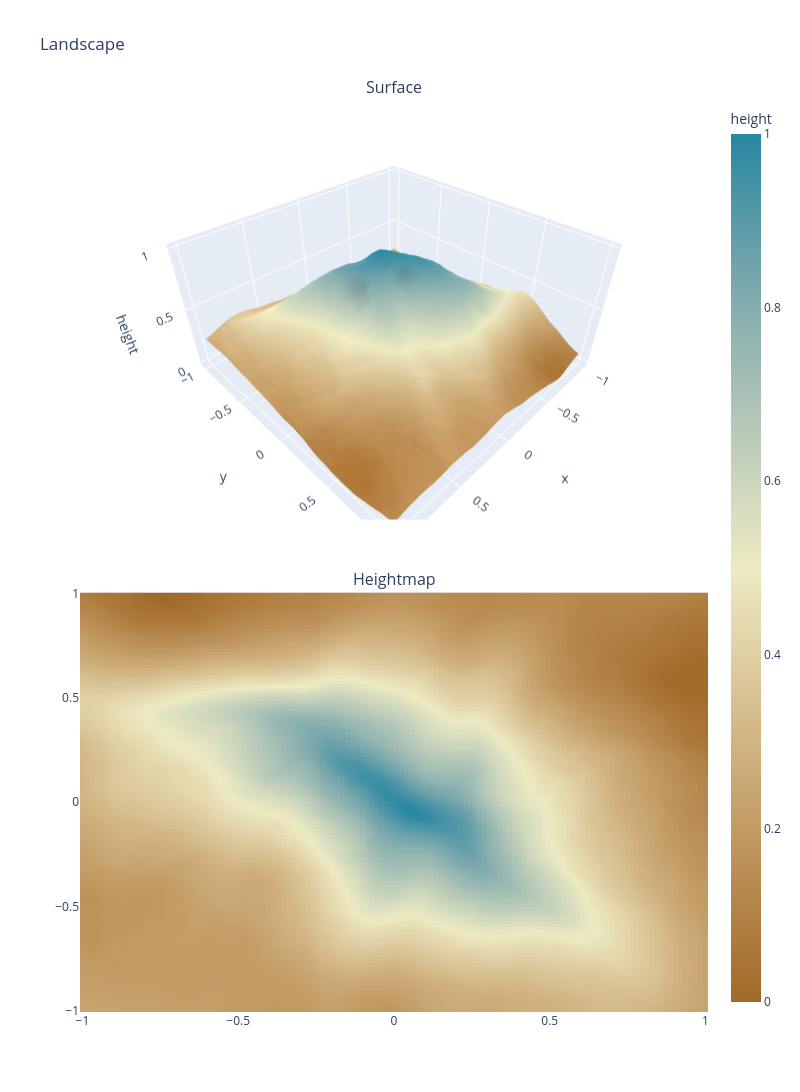
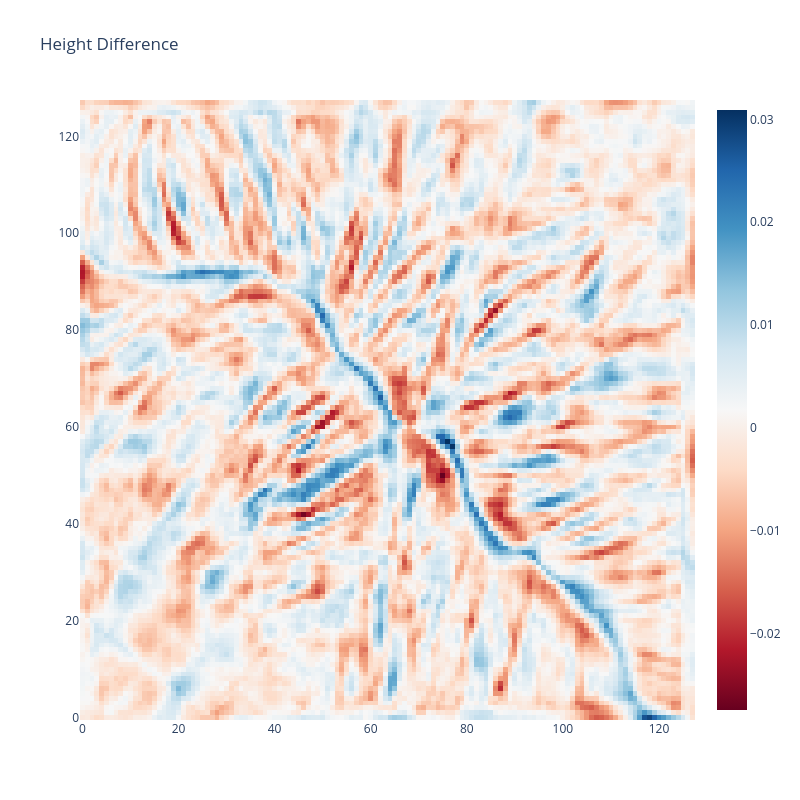

Notebook code for these charts, in order:
### Code cell
offset = (0, 0)
r = 1
x, y, xx, yy, rawheight = evaluate_on_grid(
    mountain_noise_train, offset, x_range=(-r, r), y_range=(-r, r)
)
train_norm_height = minmax_norm(rawheight * kernel)
plot_landscape(x, y, xx, yy, train_norm_height)

norm_eroded_height = minmax_norm(hydraulic_erosion(norm_height, seed=seed))
height_diff = norm_eroded_height - train_norm_height
plot_diff_heatmap(height_diff)

### Figure 1 — Plotly figure (JSON) as saved in the notebook; plotly's stock layout.template omitted (floating-point values rounded to 4 significant figures; data arrays with more than 128 entries replaced by an {"elided": "..."} marker saying what was removed)
{"data": [{"colorscale": [[0, "rgb(161, 105, 40)"], [0.1667, "rgb(189, 146, 90)"], [0.3333, "rgb(214, 189, 141)"], [0.5, "rgb(237, 234, 194)"], [0.6667, "rgb(181, 200, 184)"], [0.8333, "rgb(121, 167, 172)"], [1, "rgb(40, 135, 161)"]], "scene": "scene", "showscale": false, "type": "surface", "x": {"elided": "128x128 float values"}, "y": {"elided": "128x128 float values"}, "z": {"elided": "128x128 float values"}}, {"colorbar": {"title": {"text": "height"}}, "colorscale": [[0, "rgb(161, 105, 40)"], [0.1667, "rgb(189, 146, 90)"], [0.3333, "rgb(214, 189, 141)"], [0.5, "rgb(237, 234, 194)"], [0.6667, "rgb(181, 200, 184)"], [0.8333, "rgb(121, 167, 172)"], [1, "rgb(40, 135, 161)"]], "type": "heatmap", "x": [-1.0, -0.9843, -0.9685, -0.9528, -0.937, -0.9213, -0.9055, -0.8898, -0.874, -0.8583, -0.8425, -0.8268, -0.811, -0.7953, -0.7795, -0.7638, -0.748, -0.7323, -0.7165, -0.7008, -0.685, -0.6693, -0.6535, -0.6378, -0.622, -0.6063, -0.5906, -0.5748, -0.5591, -0.5433, -0.5276, -0.5118, -0.4961, -0.4803, -0.4646, -0.4488, -0.4331, -0.4173, -0.4016, -0.3858, -0.3701, -0.3543, -0.3386, -0.3228, -0.3071, -0.2913, -0.2756, -0.2598, -0.2441, -0.2283, -0.2126, -0.1969, -0.1811, -0.1654, -0.1496, -0.1339, -0.1181, -0.1024, -0.08661, -0.07087, -0.05512, -0.03937, -0.02362, -0.007874, 0.007874, 0.02362, 0.03937, 0.05512, 0.07087, 0.08661, 0.1024, 0.1181, 0.1339, 0.1496, 0.1654, 0.1811, 0.1969, 0.2126, 0.2283, 0.2441, 0.2598, 0.2756, 0.2913, 0.3071, 0.3228, 0.3386, 0.3543, 0.3701, 0.3858, 0.4016, 0.4173, 0.4331, 0.4488, 0.4646, 0.4803, 0.4961, 0.5118, 0.5276, 0.5433, 0.5591, 0.5748, 0.5906, 0.6063, 0.622, 0.6378, 0.6535, 0.6693, 0.685, 0.7008, 0.7165, 0.7323, 0.748, 0.7638, 0.7795, 0.7953, 0.811, 0.8268, 0.8425, 0.8583, 0.874, 0.8898, 0.9055, 0.9213, 0.937, 0.9528, 0.9685, 0.9843, 1.0], "xaxis": "x", "y": [-1.0, -0.9843, -0.9685, -0.9528, -0.937, -0.9213, -0.9055, -0.8898, -0.874, -0.8583, -0.8425, -0.8268, -0.811, -0.7953, -0.7795, -0.7638, -0.748, -0.7323, -0.7165, -0.7008, -0.685, -0.6693, -0.6535, -0.6378, -0.622, -0.6063, -0.5906, -0.5748, -0.5591, -0.5433, -0.5276, -0.5118, -0.4961, -0.4803, -0.4646, -0.4488, -0.4331, -0.4173, -0.4016, -0.3858, -0.3701, -0.3543, -0.3386, -0.3228, -0.3071, -0.2913, -0.2756, -0.2598, -0.2441, -0.2283, -0.2126, -0.1969, -0.1811, -0.1654, -0.1496, -0.1339, -0.1181, -0.1024, -0.08661, -0.07087, -0.05512, -0.03937, -0.02362, -0.007874, 0.007874, 0.02362, 0.03937, 0.05512, 0.07087, 0.08661, 0.1024, 0.1181, 0.1339, 0.1496, 0.1654, 0.1811, 0.1969, 0.2126, 0.2283, 0.2441, 0.2598, 0.2756, 0.2913, 0.3071, 0.3228, 0.3386, 0.3543, 0.3701, 0.3858, 0.4016, 0.4173, 0.4331, 0.4488, 0.4646, 0.4803, 0.4961, 0.5118, 0.5276, 0.5433, 0.5591, 0.5748, 0.5906, 0.6063, 0.622, 0.6378, 0.6535, 0.6693, 0.685, 0.7008, 0.7165, 0.7323, 0.748, 0.7638, 0.7795, 0.7953, 0.811, 0.8268, 0.8425, 0.8583, 0.874, 0.8898, 0.9055, 0.9213, 0.937, 0.9528, 0.9685, 0.9843, 1.0], "yaxis": "y", "z": {"elided": "128x128 float values"}}], "layout": {"annotations": [{"font": {"size": 16}, "showarrow": false, "text": "Surface", "x": 0.5, "xanchor": "center", "xref": "paper", "y": 1, "yanchor": "bottom", "yref": "paper"}, {"font": {"size": 16}, "showarrow": false, "text": "Heightmap", "x": 0.5, "xanchor": "center", "xref": "paper", "y": 0.46, "yanchor": "bottom", "yref": "paper"}], "height": 1300, "scene": {"domain": {"x": [0, 1], "y": [0.54, 1]}, "xaxis": {"title": {"text": "x"}}, "yaxis": {"title": {"text": "y"}}, "zaxis": {"title": {"text": "height"}}}, "title": {"text": "Landscape"}, "width": 800, "xaxis": {"anchor": "y", "domain": [0, 1]}, "yaxis": {"anchor": "x", "domain": [0, 0.46]}}}

### Figure 2 — Plotly figure (JSON) as saved in the notebook; plotly's stock layout.template omitted (floating-point values rounded to 4 significant figures; data arrays with more than 128 entries replaced by an {"elided": "..."} marker saying what was removed)
{"data": [{"colorscale": [[0, "rgb(103,0,31)"], [0.1, "rgb(178,24,43)"], [0.2, "rgb(214,96,77)"], [0.3, "rgb(244,165,130)"], [0.4, "rgb(253,219,199)"], [0.5, "rgb(247,247,247)"], [0.6, "rgb(209,229,240)"], [0.7, "rgb(146,197,222)"], [0.8, "rgb(67,147,195)"], [0.9, "rgb(33,102,172)"], [1, "rgb(5,48,97)"]], "type": "heatmap", "z": {"elided": "128x128 float values"}}], "layout": {"height": 800, "title": {"text": "Height Difference"}, "width": 800}}
